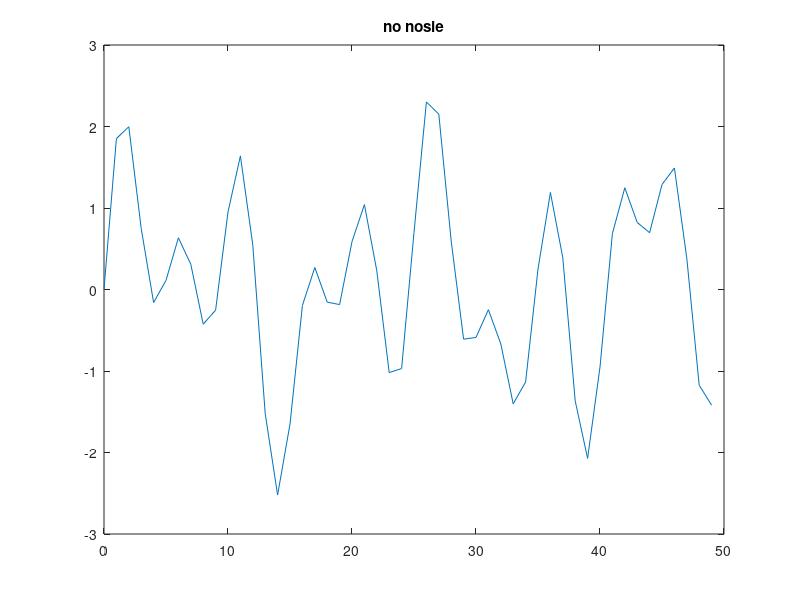
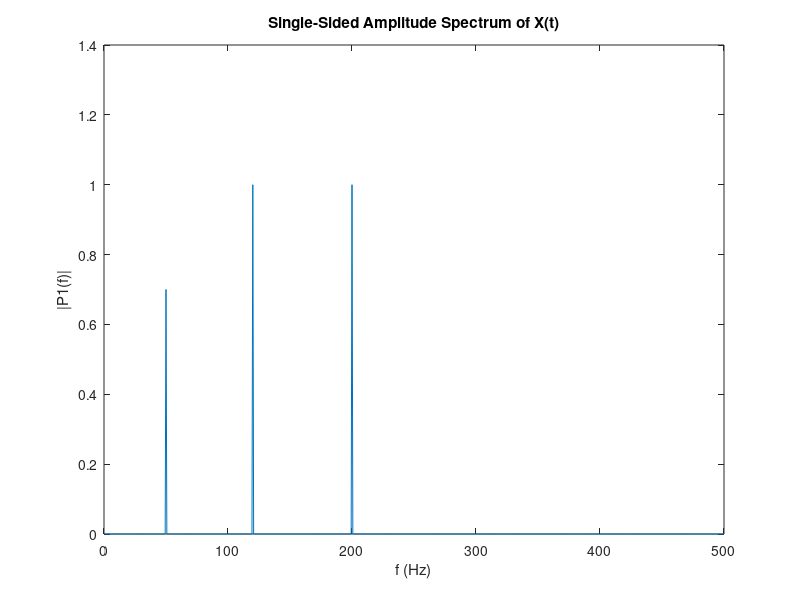
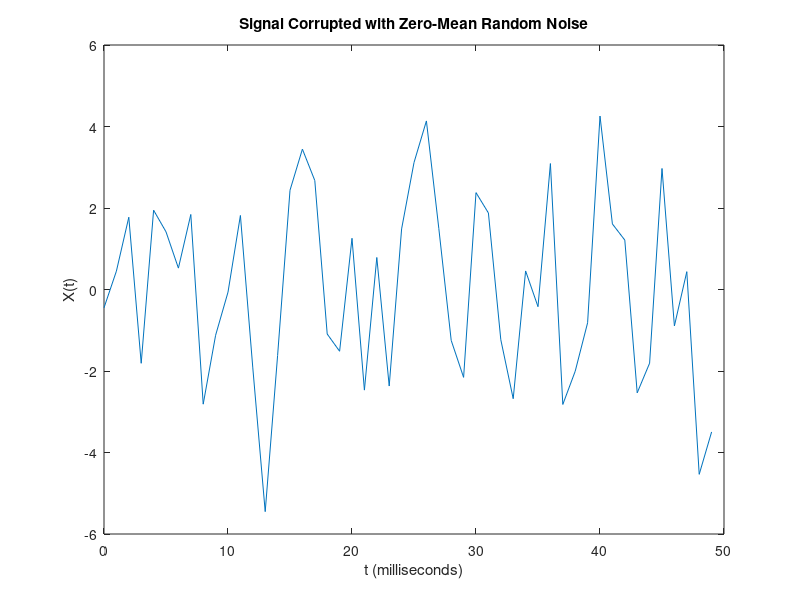
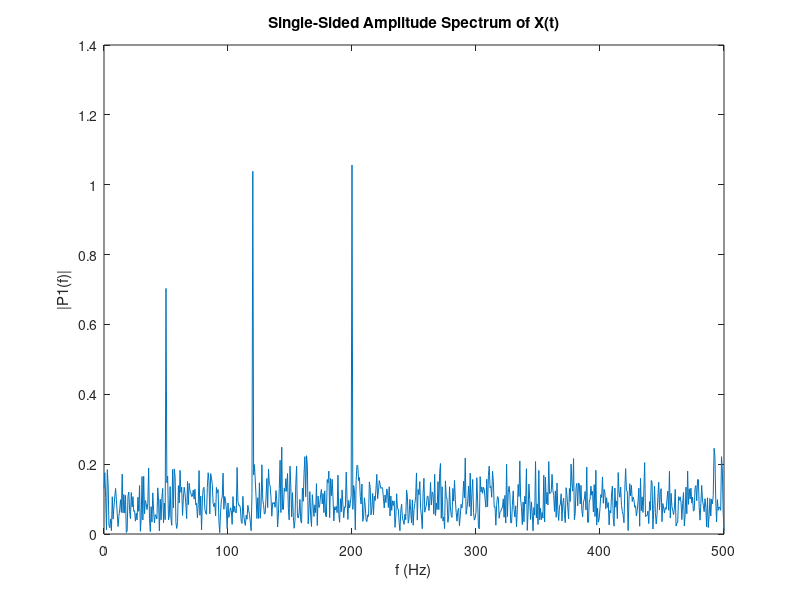

Here is the MATLAB script that generated these plots, in order:
clear
close all

Fs = 1000;            % Sampling frequency                    
T = 1/Fs;             % Sampling period       
L = 1500;             % Length of signal
t = (0:L-1)*T;        % Time vectorc

%S = 0.7*sin(2*pi*50*t) + sin(2*pi*120*t);
S = 0.7*sin(2*pi*50*t) + sin(2*pi*120*t) + sin(2*pi*200*t);

X = S + 2*randn(size(t));

figure 
plot(1000*t(1:50),S(1:50))
title("no nosie")

Ys = fft(S);

P2 = abs(Ys/L);
P1 = P2(1:L/2+1);
P1(2:end-1) = 2*P1(2:end-1);

figure 
f = Fs*(0:(L/2))/L;
plot(f,P1) 
title('Single-Sided Amplitude Spectrum of X(t)')
xlabel('f (Hz)')
ylabel('|P1(f)|')

 

figure 
plot(1000*t(1:50),X(1:50))
title('Signal Corrupted with Zero-Mean Random Noise')
xlabel('t (milliseconds)')
ylabel('X(t)')

Y = fft(X);

P2 = abs(Y/L);
P1 = P2(1:L/2+1);
P1(2:end-1) = 2*P1(2:end-1);

figure 
f = Fs*(0:(L/2))/L;
plot(f,P1) 
title('Single-Sided Amplitude Spectrum of X(t)')
xlabel('f (Hz)')
ylabel('|P1(f)|')
